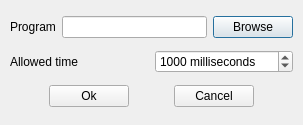
<?xml version="1.0" encoding="UTF-8"?>
<ui version="4.0">
 <class>ComputerPlayerInterface</class>
 <widget class="QDialog" name="ComputerPlayerInterface">
  <property name="geometry">
   <rect>
    <x>0</x>
    <y>0</y>
    <width>303</width>
    <height>125</height>
   </rect>
  </property>
  <property name="windowTitle">
   <string>Player configuration</string>
  </property>
  <layout class="QVBoxLayout">
   <property name="spacing">
    <number>6</number>
   </property>
   <property name="margin">
    <number>10</number>
   </property>
   <item>
    <layout class="QHBoxLayout">
     <property name="spacing">
      <number>6</number>
     </property>
     <property name="margin">
      <number>0</number>
     </property>
     <item>
      <widget class="QLabel" name="programText">
       <property name="text">
        <string>Program</string>
       </property>
      </widget>
     </item>
     <item>
      <widget class="QLineEdit" name="programNameLineEdit"/>
     </item>
     <item>
      <widget class="QPushButton" name="browseButton">
       <property name="text">
        <string>Browse</string>
       </property>
      </widget>
     </item>
    </layout>
   </item>
   <item>
    <layout class="QHBoxLayout">
     <property name="spacing">
      <number>6</number>
     </property>
     <property name="margin">
      <number>0</number>
     </property>
     <item>
      <widget class="QLabel" name="maxTimeText">
       <property name="text">
        <string>Allowed time</string>
       </property>
      </widget>
     </item>
     <item>
      <widget class="QSpinBox" name="allowedTimeSpinBox">
       <property name="toolTip">
        <string>Maximum computer program reflexion time</string>
       </property>
       <property name="suffix">
        <string> milliseconds</string>
       </property>
       <property name="minimum">
        <number>1</number>
       </property>
       <property name="maximum">
        <number>100000</number>
       </property>
       <property name="value">
        <number>1000</number>
       </property>
      </widget>
     </item>
    </layout>
   </item>
   <item>
    <layout class="QHBoxLayout">
     <property name="spacing">
      <number>6</number>
     </property>
     <property name="margin">
      <number>0</number>
     </property>
     <item>
      <spacer>
       <property name="orientation">
        <enum>Qt::Horizontal</enum>
       </property>
       <property name="sizeType">
        <enum>QSizePolicy::Expanding</enum>
       </property>
       <property name="sizeHint" stdset="0">
        <size>
         <width>10</width>
         <height>20</height>
        </size>
       </property>
      </spacer>
     </item>
     <item>
      <widget class="QPushButton" name="okButton">
       <property name="text">
        <string>Ok</string>
       </property>
      </widget>
     </item>
     <item>
      <spacer>
       <property name="orientation">
        <enum>Qt::Horizontal</enum>
       </property>
       <property name="sizeType">
        <enum>QSizePolicy::Expanding</enum>
       </property>
       <property name="sizeHint" stdset="0">
        <size>
         <width>10</width>
         <height>20</height>
        </size>
       </property>
      </spacer>
     </item>
     <item>
      <widget class="QPushButton" name="cancelButton">
       <property name="text">
        <string>Cancel</string>
       </property>
      </widget>
     </item>
     <item>
      <spacer>
       <property name="orientation">
        <enum>Qt::Horizontal</enum>
       </property>
       <property name="sizeType">
        <enum>QSizePolicy::Expanding</enum>
       </property>
       <property name="sizeHint" stdset="0">
        <size>
         <width>10</width>
         <height>20</height>
        </size>
       </property>
      </spacer>
     </item>
    </layout>
   </item>
  </layout>
 </widget>
 <layoutdefault spacing="6" margin="11"/>
 <pixmapfunction>qPixmapFromMimeSource</pixmapfunction>
 <resources/>
 <connections>
  <connection>
   <sender>okButton</sender>
   <signal>released()</signal>
   <receiver>ComputerPlayerInterface</receiver>
   <slot>accept()</slot>
   <hints>
    <hint type="sourcelabel">
     <x>86</x>
     <y>96</y>
    </hint>
    <hint type="destinationlabel">
     <x>25</x>
     <y>97</y>
    </hint>
   </hints>
  </connection>
  <connection>
   <sender>cancelButton</sender>
   <signal>released()</signal>
   <receiver>ComputerPlayerInterface</receiver>
   <slot>reject()</slot>
   <hints>
    <hint type="sourcelabel">
     <x>221</x>
     <y>95</y>
    </hint>
    <hint type="destinationlabel">
     <x>273</x>
     <y>95</y>
    </hint>
   </hints>
  </connection>
 </connections>
</ui>
